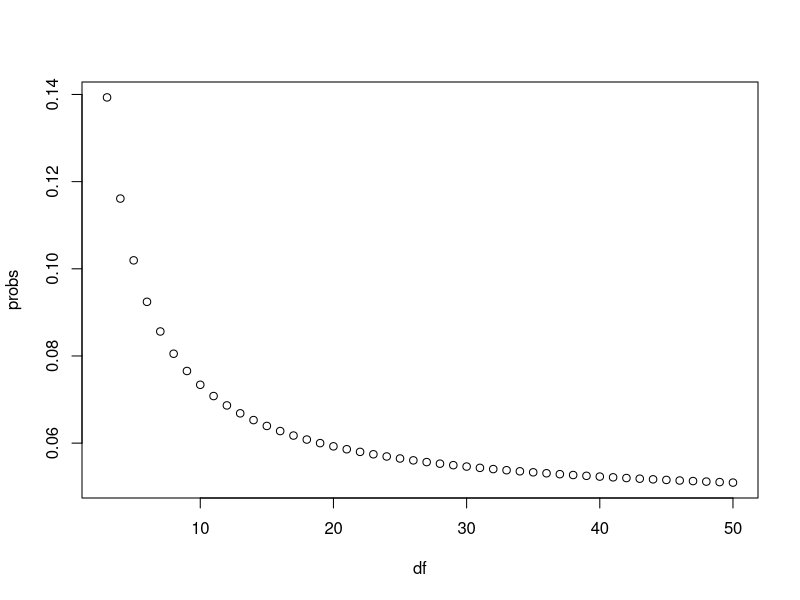

The R source for this figure:
# Calculate the probability of seeing t-distributed random variables being more than 2 in absolute value when 'df = 3'.
pt(-2,3)+1-pt(2,3)

#_____________________

#ex2Plotting the t-distribution
# Generate a vector 'df' that contains a sequence of numbers from 3 to 50
df <- seq(3,50)

# Make a function called 'pt_func' that calculates the probability that a value is more than |2| for any degrees of freedom 
pt_func <- function(x){
  pt(-2,x)+1-pt(2,x)
}

# Generate a vector 'probs' that uses the `pt_func` function to calculate the probabilities
probs <- sapply(df,pt_func)

# Plot 'df' on the x-axis and 'probs' on the y-axis
plot(df,probs)
